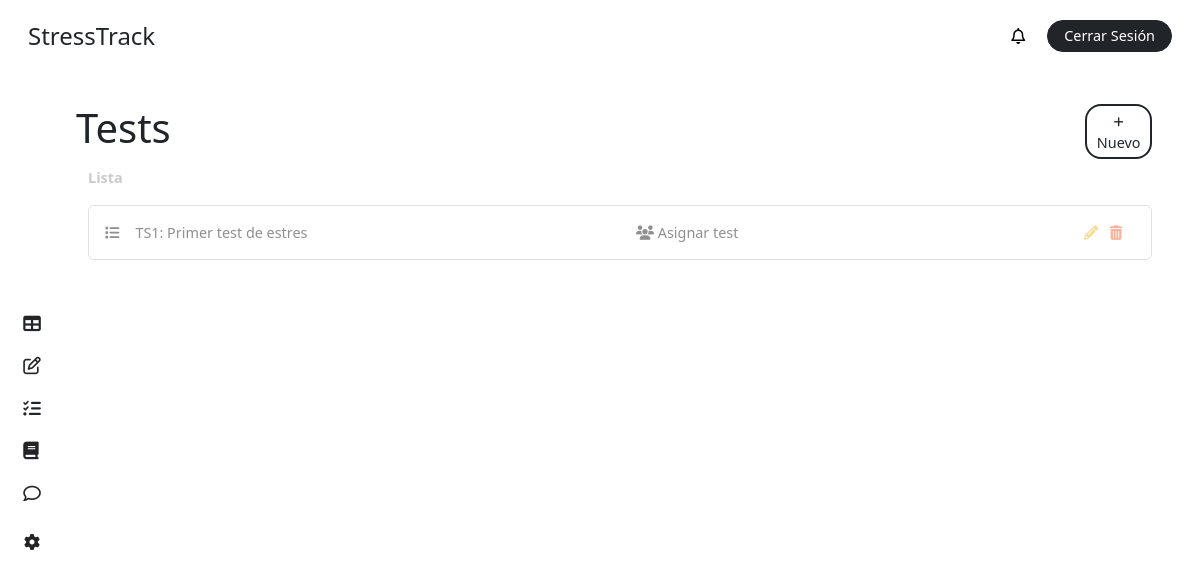
The app's page /tests/ (signed in), older data.
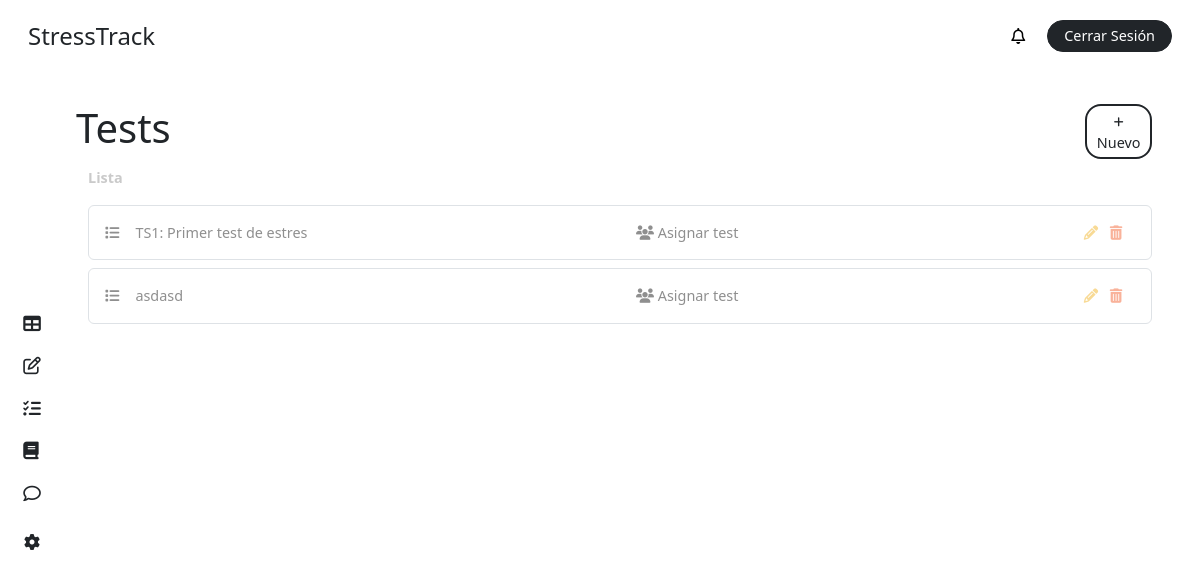
The same page, newer data.
### stress/models.py (models this page shows, shortened)
class Test(models.Model):
    title = models.CharField(max_length=255)
    Team = models.ManyToManyField(Team, related_name='tests')
    course = models.ForeignKey(Course, on_delete=models.CASCADE, related_name='tests', default='2')

### stress/views.py (the view, shortened to what this page needs)
# urls.py: path('tests/', views.list_tests, name='list-test'),
@login_required
def list_tests(request):
    user = request.user
    team = user.group
    if team:
        tests = team.tests.all()
    else:
        tests = None
    list_test = []
    if user.role == 'teacher':
        teaching = user.teaching_courses.first()
        if teaching:
            teacher_tests =  teaching.tests.all()
            groups = teaching.teams.all()
        else:
            teacher_tests = None
            groups = None
    else:
        teacher_tests = None
        groups = None
        teaching = None
    context = {
        'tests': list_test,
        'role': user.role,
        'teacher_tests': teacher_tests,
        'groups': groups,
        'teaching': teaching,
        'notifications': user.notifications.all(),
        'unread_notifications': user.notifications.filter(is_read=False).count(),
        'open_modal': request.GET.get('open_modal', 'false') == 'true',
    }
    return render(request, 'dashboard/test.html', context)

### stress/templatetags/task_tag.py (called while the page is built)
@register.simple_tag
def is_group_assigned_to_test(test, group):
    return group in test.Team.all()

### stress/templates/dashboard/test.html (shortened to what this page needs)
{% extends "base/dashboard_base.html" %}
{% load task_tag %}
{% block content %}
{% include "elements/dashboard_sidebar.html" with role=role %}
<main class="main p-4 pt-2 pe-5">
    <div class="my-4">
        <div class="row">
            <div class="col-11 p-0">
                <h1 class="m-0">Tests</h1>
            </div>
            {% if role == 'teacher' %}
                <div class="col-1 d-flex flex-column justify-content-center">
                    <button
                        class="fs-7 bg-white text-center rounded-4 border border-dark border-2 text-dark text-decoration-none py-1 px-2"
                        data-bs-toggle="modal"
                        data-bs-target="#addTestModal"
                        >
                        <i class="fa-solid fa-plus fs-8"></i> Nuevo
                    </button>
                </div>
            {% endif %}
        </div>
        <label class="text-grisillo fw-bold my-2">Lista</label>
        {% if role == 'teacher' %}
            {% if teacher_tests %}
                {% for test in teacher_tests %}
                    <div class="p-3 my-2 rounded-2 text-gris border border-1">
                        <div class="row">
                            <div class="col-6">
                                <i class="fa-solid fa-list me-3"></i>{{ test.title }}
                            </div>
                            <div class="col-5">
                                <a href="#"
                                    class="mx-1 text-decoration-none text-gris assign-test"
                                    data-bs-toggle="modal"
                                    data-bs-target="#assignTestModal{{ test.id }}"
                                    title="Asignar test"
                                    data-test='{"id": "{{ test.id }}"}'
                                >
                                    <i class="fa-solid fa-users"></i>
                                    Asignar test
                                </a>
                            </div>
                            <div class="col-1 text-center">
                                <a  href="#"
                                    class="mx-1 text-decoration-none text-not-bad"
                                    data-bs-toggle="modal"
                                    data-bs-target="#editTestModal{{ test.id }}"
                                    title="Editar"
                                    data-test='{"id": "{{ test.id }}", "title": "{{ test.title }}", "questions": [{% for question in test.questions.all %}{"desc": "{{ question.description }}"},{% endfor %}]}'
                                >
                                    <i class="fa-solid fa-pencil"></i>
                                </a>
                                <a  href="{% url 'delete-test' test.id %}"
                                    class="mx-1 text-decoration-none text-dying"
                                    title="Eliminar"
                                    id="delete-task-{{ test.id }}"
                                >
                                    <i class="fa-solid fa-trash-can"></i>
                                </a>
                            </div>
                        </div>
                    </div>
                {% endfor %}
            {% else %}
                <div class="bg-inf p-3 rounded-2 text-gris">
                    <i class="fas fa-info-circle"></i> No existen tests por el momento.
                </div>
            {% endif %}
        {% endif %}
    </div>
</main>
{% endblock %}

Row changes from the older to the newer data that the page shows:
added Test: title "asdasd"
